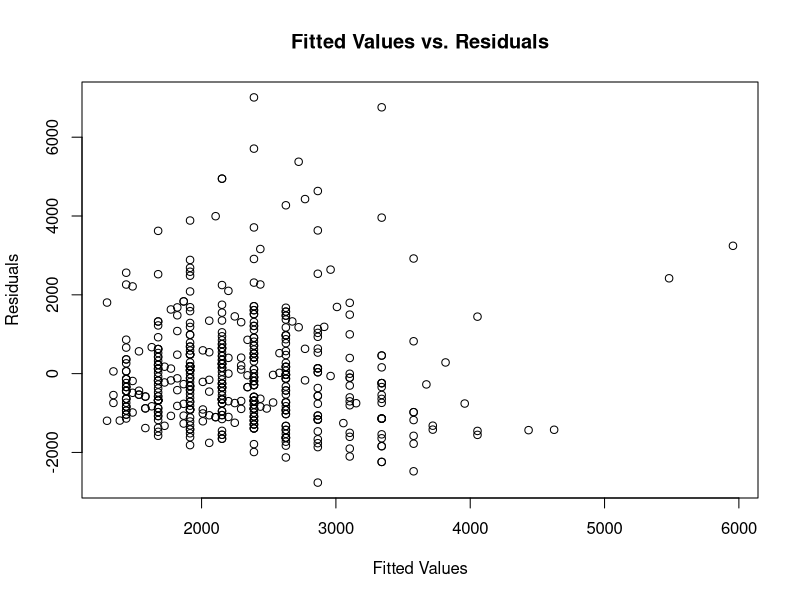
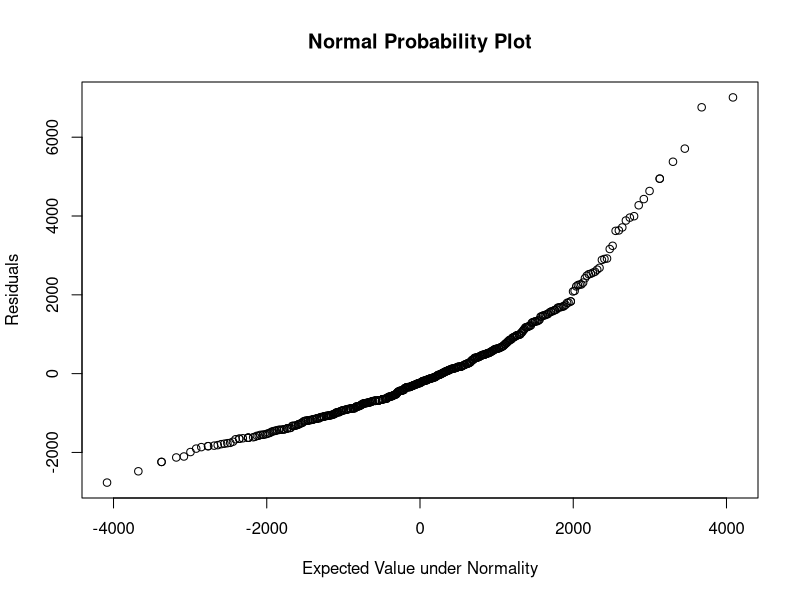

Source code (R) for these figures, in order: (Note: this script raises an error after producing the figures.)
## ---- chunk 1
q2_data = read.csv("question2.csv")
lm_q2 = lm(y~x, data=q2_data)
summary(lm_q2)
## ---- chunk 2
build_residual_qq <- function(lm, df, rse){
  ei = lm$residuals
  fitted_values = lm$fitted.values
  
  par(mfrow=c(1,1))
  plot(fitted_values, ei, xlab="Fitted Values", ylab="Residuals")
  title(main="Fitted Values vs. Residuals")
  
  
  ri = rank(ei)
  n = nrow(df)
  zr = (ri-0.375)/(n+0.25)
  
  #residual standard error from summary(lm) above
  zr1 = rse*qnorm(zr)
  
  print(cor.test(zr1, ei))
  
  plot(zr1, ei, xlab="Expected Value under Normality",ylab="Residuals")
  title(main="Normal Probability Plot")
    
}

build_residual_qq(lm=lm_q2, df=q2_data, rse=1352)

## ---- chunk 3
confint(lm_q2, level=1-0.1/2)
## ---- chunk 4
Xh = data.frame(x=c(85,90))
g = nrow(Xh)

alpha = 0.1
CI.New = predict(lm_q2, Xh, se.fit= TRUE, level = 1-alpha)
B = qt(1 -alpha / (2*g), lm_q2$df)
S = sqrt( g * qf( 1 -alpha, g, lm_q2$df))
spred = sqrt( CI.New$residual.scale^2 + (CI.New$se.fit)^2 ) # (2.38)

print(B)
print(S)

## ---- chunk 5
pred_new_CI = t(
rbind(
"Xh" = array(t(Xh)),
"s.pred" = array(spred),
"fit" = array(CI.New$fit),
"lower.B" = array(CI.New$fit-B * spred),
"upper.B" = array(CI.New$fit+ B * spred))
)

pred_new_CI
## ---- chunk 6
predict(lm_q2, Xh, se.fit= TRUE, interval = "prediction", level = 1-alpha/g)
## ---- chunk 7
summary(q2_data$x)
## ---- chunk 8

ei = lm_q2$residuals
df = data.frame(cbind(q2_data$y,q2_data$x,ei))
df1 = df[df[,2]<=21,]
df2 = df[df[,2]>21,]

med1 = median(df1[,3])
med2 = median(df2[,3])

#n1
n1 = nrow(df1)
print(n1)

#n2
n2 = nrow(df2)
print(n2)

d1 = abs(df1[,3]-med1)
d2 = abs(df2[,3]-med2)

#calculate means for our answer 
mean_d1 = mean(d1)
print(mean_d1)
mean_d2 = mean(d2)
print(mean_d2)

s2 = (var(d1)*(n1-1)+var(d2)*(n2-1))/(n1+n2-2)
print(s2)

#calculate s
s = sqrt(s2)
print(s)

#testStastic = (mean.d1 - mean.d2) / (s * sqrt((1/n1)+1/n2)
testStastic = (mean_d1-mean_d2)/(s*sqrt((1/n1)+(1/n2)))  
print(testStastic)

t = qt(1-0.05/2, lm_q2$df.residual) 
print(t)


## ---- chunk 9
library(MASS)
par(mfrow=c(1,1))
boxcox(lm_q2)

## ---- chunk 10
y1 = log(q2_data$y)
q2_data = cbind(q2_data, y1)

## ---- chunk 11
lm_q2_t = lm(y1~x, data=q2_data)
summary(lm_q2_t)
## ---- chunk 12
build_residual_qq(lm=lm_q2_t, df=q2_data, rse=0.6361)

## ---- chunk 13
plot(lm_q2_t)
## ---- chunk 14
q2_data = read.csv("question2.csv")

## ---- chunk 15
set.seed(1023)
train_ind = sample(1:nrow(q2_data), 0.7 * nrow(q2_data))
test_ind = setdiff(1:nrow(q2_data), train_ind)
train_df = q2_data[train_ind,]
test_df = q2_data[test_ind,]

## ---- chunk 16
lm_q3_tr = lm(y~x, data=train_df)
summary(lm_q3_tr)
## ---- chunk 17
build_residual_qq(lm=lm_q3_tr, df=train_df, rse=1398)

## ---- chunk 18
plot(lm_q3_tr)
## ---- chunk 19
yi = test_df$y
yBar = mean(test_df$y)
yHat = predict(lm_q3_tr, test_df)
resids = yi-yHat
SSE = sum(resids^2)
SST = sum((yi-yBar)^2)

R2 = 1 - SSE/SST

print(paste("R-squared on hold-out sample:",R2))

## ---- chunk 20
q4_data = read.csv("question4.csv")
lm_q4 = lm(Y~X, data=q4_data)
summary(lm_q4)

## ---- chunk 21
build_residual_qq(lm=lm_q4, df=q4_data, rse=8.173)
## ---- chunk 22
ei = lm_q4$residuals
ei2 = ei^2
f = lm(ei2~q4_data$X)
summary(f)

#to find SSE(R) and SSR(R)
anova(f)

#to find SSE(F) and SSR(F)
anova(lm_q4)
## ---- chunk 23
SSR_R = 31833 
SSE_R = 400089 

SSR_F = 11627.5
SSE_F= 3874.4

n = nrow(q4_data)

#chi-squared: [SSR(R)/2] / [SSE(F)/n]^2  
chiTest = (SSR_R/2) / ((SSE_F/n))^2
print(chiTest)


#p 
chi = qchisq(1-0.05,1)
print(chi)

## ---- chunk 24
n = 45
F = 970
MSE = 80

## ---- chunk 25
MSR = F*MSE
MSR
## ---- chunk 26
SSE = MSE*(n-2)
SSE
## ---- chunk 27
SSR = MSR/1
SSR
## ---- chunk 28
df_R = n-2
df_E = 1

print(df_R)
print(df_E)
## ---- chunk 29
R2 = 1 - SSE/(SSR+SSE)
R2
## ---- chunk 30

## ---- chunk 31

## ---- chunk 32

## ---- chunk 33

## ---- chunk 34

